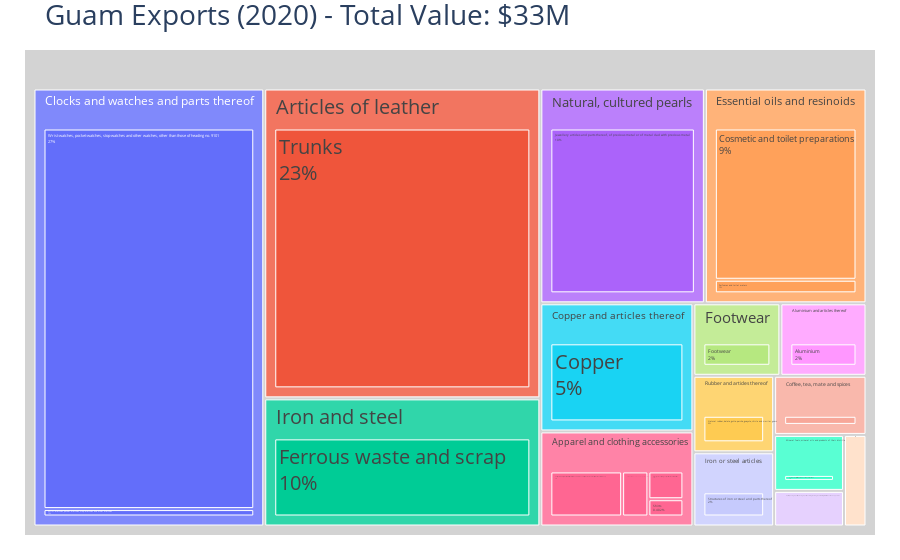

Notebook cell for this chart:
### Code cell
import plotly.express as px

fig = px.treemap(export_df, 
                 path=['parent', 'product'],
                 values='value')
fig.update_traces(root_color='lightgrey',
                  textinfo='label+percent root')
fig.update_layout(margin = dict(t=50, l=25, r=25, b=25),
                  font_size=20,
                  title = dict(text=f'Guam Exports (2020) - Total Value: ${total_exports_M}M'),
                  height = 800)
fig.show()

### Figure 1 — Plotly figure (JSON) as saved in the notebook; plotly's stock layout.template omitted (floating-point values rounded to 4 significant figures)
{"data": [{"branchvalues": "total", "domain": {"x": [0, 1], "y": [0, 1]}, "hovertemplate": "labels=%{label}<br>value=%{value}<br>parent=%{parent}<br>id=%{id}<extra></extra>", "ids": ["Aircraft, spacecraft and parts thereof/Aircraft", "Aluminium and articles thereof/Aluminium", "Copper and articles thereof/Copper", "Essential oils and resinoids/Cosmetic and toilet preparations", "Iron and steel/Ferrous waste and scrap", "Footwear/Footwear", "Apparel and clothing accessories/Jerseys, pullovers, cardigans, waistcoats and similar articles", "Natural, cultured pearls/Jewellery articles and parts thereof, of precious metal or of metal clad with precious metal", "Optical, photographic, cinematographic, measuring, checking, medical or surgical instruments and apparatus/Measuring or checking instruments, appliances and machines, n.e.s. or included in this chapter", "Rubber and articles thereof/Natural rubber, balata, gutta-percha, guayule, chicle and similar gums", "Coffee, tea, mate and spices/Nutmeg, mace and cardamoms", "Essential oils and resinoids/Perfumes and toilet waters", "Mineral fuels, mineral oils and products of their distillation/Petroleum oils, oils from bituminous minerals, not crude", "Apparel and clothing accessories/Shirts", "Iron or steel articles/Structures of iron or steel and parts thereof", "Apparel and clothing accessories/Suits, ensembles, jackets, blazers, trousers, bib and brace overalls, breeches and shorts (other than swimwear)", "Apparel and clothing accessories/Track suits, swimwear and other garments (not knitted or crocheted)", "Articles of leather/Trunks", "Clocks and watches and parts thereof/Wrist-watches, pocket-watches, stop-watches and other watches", "Clocks and watches and parts thereof/Wrist-watches, pocket-watches, stop-watches and other watches, other than those of heading no. 9101", "Aircraft, spacecraft and parts thereof", "Aluminium and articles thereof", "Apparel and clothing accessories", "Articles of leather", "Clocks and watches and parts thereof", "Coffee, tea, mate and spices", "Copper and articles thereof", "Essential oils and resinoids", "Footwear", "Iron and steel", "Iron or steel articles", "Mineral fuels, mineral oils and products of their distillation", "Natural, cultured pearls", "Optical, photographic, cinematographic, measuring, checking, medical or surgical instruments and apparatus", "Rubber and articles thereof"], "labels": ["Aircraft", "Aluminium", "Copper", "Cosmetic and toilet preparations", "Ferrous waste and scrap", "Footwear", "Jerseys, pullovers, cardigans, waistcoats and similar articles", "Jewellery articles and parts thereof, of precious metal or of metal clad with precious metal", "Measuring or checking instruments, appliances and machines, n.e.s. or included in this chapter", "Natural rubber, balata, gutta-percha, guayule, chicle and similar gums", "Nutmeg, mace and cardamoms", "Perfumes and toilet waters", "Petroleum oils, oils from bituminous minerals, not crude", "Shirts", "Structures of iron or steel and parts thereof", "Suits, ensembles, jackets, blazers, trousers, bib and brace overalls, breeches and shorts (other than swimwear)", "Track suits, swimwear and other garments (not knitted or crocheted)", "Trunks", "Wrist-watches, pocket-watches, stop-watches and other watches", "Wrist-watches, pocket-watches, stop-watches and other watches, other than those of heading no. 9101", "Aircraft, spacecraft and parts thereof", "Aluminium and articles thereof", "Apparel and clothing accessories", "Articles of leather", "Clocks and watches and parts thereof", "Coffee, tea, mate and spices", "Copper and articles thereof", "Essential oils and resinoids", "Footwear", "Iron and steel", "Iron or steel articles", "Mineral fuels, mineral oils and products of their distillation", "Natural, cultured pearls", "Optical, photographic, cinematographic, measuring, checking, medical or surgical instruments and apparatus", "Rubber and articles thereof"], "name": "", "parents": ["Aircraft, spacecraft and parts thereof", "Aluminium and articles thereof", "Copper and articles thereof", "Essential oils and resinoids", "Iron and steel", "Footwear", "Apparel and clothing accessories", "Natural, cultured pearls", "Optical, photographic, cinematographic, measuring, checking, medical or surgical instruments and apparatus", "Rubber and articles thereof", "Coffee, tea, mate and spices", "Essential oils and resinoids", "Mineral fuels, mineral oils and products of their distillation", "Apparel and clothing accessories", "Iron or steel articles", "Apparel and clothing accessories", "Apparel and clothing accessories", "Articles of leather", "Clocks and watches and parts thereof", "Clocks and watches and parts thereof", "", "", "", "", "", "", "", "", "", "", "", "", "", "", ""], "root": {"color": "lightgrey"}, "textinfo": "label+percent root", "type": "treemap", "values": [176.5, 534.3, 1678.0, 2727.0, 3027.0, 539.4, 202.1, 3024.0, 212.7, 528.8, 467.2, 244.5, 334.6, 125.7, 512.7, 671.8, 245.6, 7321.0, 165.5, 8484.0, 176.5, 534.3, 1245.0, 7321.0, 8650.0, 467.2, 1678.0, 2972.0, 539.4, 3027.0, 512.7, 334.6, 3024.0, 212.7, 528.8]}], "layout": {"autosize": true, "font": {"size": 20}, "legend": {"tracegroupgap": 0}, "margin": {"b": 25, "l": 25, "r": 25, "t": 50}, "title": {"text": "Guam Exports (2020) - Total Value: $33M"}}}
